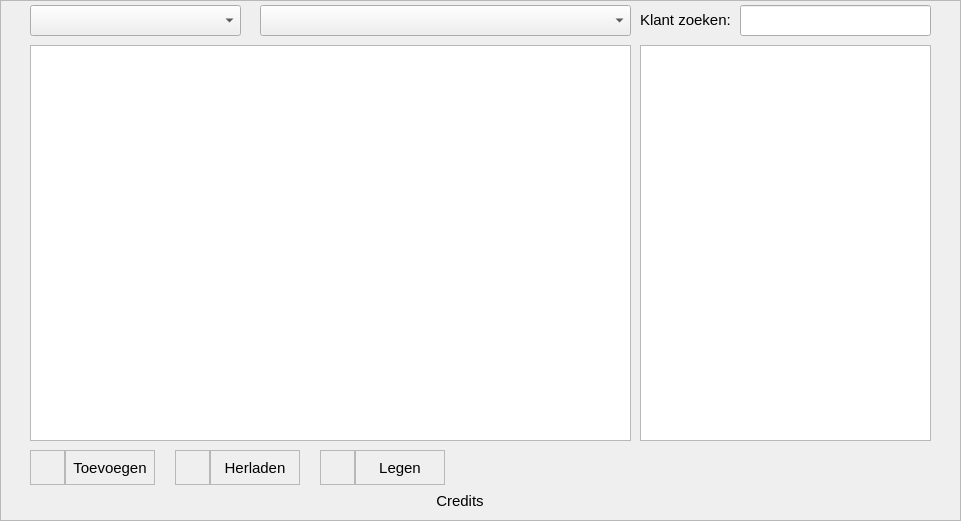
   <widget class="QFrame" name="BelLijstFrame">
    <property name="geometry">
     <rect>
      <x>0</x>
      <y>40</y>
      <width>961</width>
      <height>521</height>
     </rect>
    </property>
    <property name="autoFillBackground">
     <bool>true</bool>
    </property>
    <property name="frameShape">
     <enum>QFrame::StyledPanel</enum>
    </property>
    <property name="frameShadow">
     <enum>QFrame::Raised</enum>
    </property>
    <widget class="QFrame" name="genAddFrame_4">
     <property name="geometry">
      <rect>
       <x>65</x>
       <y>450</y>
       <width>90</width>
       <height>35</height>
      </rect>
     </property>
     <property name="cursor">
      <cursorShape>PointingHandCursor</cursorShape>
     </property>
     <property name="frameShape">
      <enum>QFrame::StyledPanel</enum>
     </property>
     <property name="frameShadow">
      <enum>QFrame::Raised</enum>
     </property>
     <widget class="QLabel" name="genAddTxt_3">
      <property name="geometry">
       <rect>
        <x>0</x>
        <y>0</y>
        <width>90</width>
        <height>35</height>
       </rect>
      </property>
      <property name="font">
       <font>
        <pointsize>11</pointsize>
       </font>
      </property>
      <property name="cursor">
       <cursorShape>PointingHandCursor</cursorShape>
      </property>
      <property name="contextMenuPolicy">
       <enum>Qt::DefaultContextMenu</enum>
      </property>
      <property name="layoutDirection">
       <enum>Qt::LeftToRight</enum>
      </property>
      <property name="text">
       <string>Toevoegen</string>
      </property>
      <property name="alignment">
       <set>Qt::AlignCenter</set>
      </property>
     </widget>
    </widget>
    <widget class="QFrame" name="genAddFrame_5">
     <property name="geometry">
      <rect>
       <x>30</x>
       <y>450</y>
       <width>35</width>
       <height>35</height>
      </rect>
     </property>
     <property name="cursor">
      <cursorShape>PointingHandCursor</cursorShape>
     </property>
     <property name="frameShape">
      <enum>QFrame::StyledPanel</enum>
     </property>
     <property name="frameShadow">
      <enum>QFrame::Raised</enum>
     </property>
     <widget class="QLabel" name="genAddIcon_3">
      <property name="geometry">
       <rect>
        <x>0</x>
        <y>0</y>
        <width>35</width>
        <height>35</height>
       </rect>
      </property>
      <property name="text">
       <string/>
      </property>
      <property name="pixmap">
       <pixmap>:/LoginCredentials/16x16/square.png</pixmap>
      </property>
      <property name="alignment">
       <set>Qt::AlignCenter</set>
      </property>
     </widget>
     <widget class="QLabel" name="label_13">
      <property name="geometry">
       <rect>
        <x>8</x>
        <y>8</y>
        <width>18</width>
        <height>18</height>
       </rect>
      </property>
      <property name="text">
       <string/>
      </property>
      <property name="pixmap">
       <pixmap>img/plus.png</pixmap>
      </property>
      <property name="scaledContents">
       <bool>true</bool>
      </property>
     </widget>
    </widget>
    <widget class="QFrame" name="logBClearFrame_7">
     <property name="geometry">
      <rect>
       <x>355</x>
       <y>450</y>
       <width>90</width>
       <height>35</height>
      </rect>
     </property>
     <property name="cursor">
      <cursorShape>PointingHandCursor</cursorShape>
     </property>
     <property name="frameShape">
      <enum>QFrame::StyledPanel</enum>
     </property>
     <property name="frameShadow">
      <enum>QFrame::Raised</enum>
     </property>
     <widget class="QLabel" name="logBClearTxt_4">
      <property name="geometry">
       <rect>
        <x>0</x>
        <y>0</y>
        <width>90</width>
        <height>35</height>
       </rect>
      </property>
      <property name="font">
       <font>
        <pointsize>11</pointsize>
       </font>
      </property>
      <property name="cursor">
       <cursorShape>PointingHandCursor</cursorShape>
      </property>
      <property name="contextMenuPolicy">
       <enum>Qt::DefaultContextMenu</enum>
      </property>
      <property name="layoutDirection">
       <enum>Qt::LeftToRight</enum>
      </property>
      <property name="text">
       <string>Legen</string>
      </property>
      <property name="alignment">
       <set>Qt::AlignCenter</set>
      </property>
     </widget>
    </widget>
    <widget class="QFrame" name="logBClearFrame_8">
     <property name="geometry">
      <rect>
       <x>320</x>
       <y>450</y>
       <width>35</width>
       <height>35</height>
      </rect>
     </property>
     <property name="cursor">
      <cursorShape>PointingHandCursor</cursorShape>
     </property>
     <property name="frameShape">
      <enum>QFrame::StyledPanel</enum>
     </property>
     <property name="frameShadow">
      <enum>QFrame::Raised</enum>
     </property>
     <widget class="QLabel" name="logBClearIcon_4">
      <property name="geometry">
       <rect>
        <x>8</x>
        <y>8</y>
        <width>18</width>
        <height>18</height>
       </rect>
      </property>
      <property name="text">
       <string/>
      </property>
      <property name="pixmap">
       <pixmap>img/bin.png</pixmap>
      </property>
      <property name="scaledContents">
       <bool>true</bool>
      </property>
     </widget>
    </widget>
    <widget class="QListWidget" name="genItemsWidget">
     <property name="geometry">
      <rect>
       <x>30</x>
       <y>45</y>
       <width>601</width>
       <height>396</height>
      </rect>
     </property>
     <property name="font">
      <font>
       <pointsize>11</pointsize>
      </font>
     </property>
     <property name="styleSheet">
      <string notr="true"/>
     </property>
    </widget>
    <widget class="QComboBox" name="FilterStatus">
     <property name="geometry">
      <rect>
       <x>260</x>
       <y>5</y>
       <width>371</width>
       <height>31</height>
      </rect>
     </property>
     <property name="font">
      <font>
       <pointsize>11</pointsize>
      </font>
     </property>
    </widget>
    <widget class="QComboBox" name="FilterBeller">
     <property name="geometry">
      <rect>
       <x>30</x>
       <y>5</y>
       <width>211</width>
       <height>31</height>
      </rect>
     </property>
     <property name="font">
      <font>
       <pointsize>11</pointsize>
      </font>
     </property>
     <property name="placeholderText">
      <string/>
     </property>
    </widget>
    <widget class="QFrame" name="genBReloadFrame_5">
     <property name="geometry">
      <rect>
       <x>210</x>
       <y>450</y>
       <width>90</width>
       <height>35</height>
      </rect>
     </property>
     <property name="cursor">
      <cursorShape>PointingHandCursor</cursorShape>
     </property>
     <property name="frameShape">
      <enum>QFrame::StyledPanel</enum>
     </property>
     <property name="frameShadow">
      <enum>QFrame::Raised</enum>
     </property>
     <widget class="QLabel" name="genBReloadTxt_4">
      <property name="geometry">
       <rect>
        <x>0</x>
        <y>0</y>
        <width>90</width>
        <height>35</height>
       </rect>
      </property>
      <property name="font">
       <font>
        <pointsize>11</pointsize>
       </font>
      </property>
      <property name="cursor">
       <cursorShape>PointingHandCursor</cursorShape>
      </property>
      <property name="contextMenuPolicy">
       <enum>Qt::DefaultContextMenu</enum>
      </property>
      <property name="layoutDirection">
       <enum>Qt::LeftToRight</enum>
      </property>
      <property name="text">
       <string>Herladen</string>
      </property>
      <property name="alignment">
       <set>Qt::AlignCenter</set>
      </property>
     </widget>
    </widget>
    <widget class="QFrame" name="genBReloadFrame_4">
     <property name="geometry">
      <rect>
       <x>175</x>
       <y>450</y>
       <width>35</width>
       <height>35</height>
      </rect>
     </property>
     <property name="cursor">
      <cursorShape>PointingHandCursor</cursorShape>
     </property>
     <property name="frameShape">
      <enum>QFrame::StyledPanel</enum>
     </property>
     <property name="frameShadow">
      <enum>QFrame::Raised</enum>
     </property>
     <widget class="QLabel" name="genBReloadIcon_5">
      <property name="geometry">
       <rect>
        <x>8</x>
        <y>8</y>
        <width>18</width>
        <height>18</height>
       </rect>
      </property>
      <property name="text">
       <string/>
      </property>
      <property name="pixmap">
       <pixmap>img/reload.png</pixmap>
      </property>
      <property name="scaledContents">
       <bool>true</bool>
      </property>
     </widget>
    </widget>
    <widget class="QListWidget" name="genItemsWidget_2">
     <property name="geometry">
      <rect>
       <x>640</x>
       <y>45</y>
       <width>291</width>
       <height>396</height>
      </rect>
     </property>
     <property name="font">
      <font>
       <pointsize>11</pointsize>
      </font>
     </property>
     <property name="styleSheet">
      <string notr="true"/>
     </property>
    </widget>
    <widget class="QLineEdit" name="AddTelefoonnummerFld_3">
     <property name="geometry">
      <rect>
       <x>740</x>
       <y>5</y>
       <width>191</width>
       <height>31</height>
      </rect>
     </property>
     <property name="font">
      <font>
       <pointsize>11</pointsize>
      </font>
     </property>
    </widget>
    <widget class="QLabel" name="AddAchternaamtxt_9">
     <property name="geometry">
      <rect>
       <x>640</x>
       <y>10</y>
       <width>91</width>
       <height>20</height>
      </rect>
     </property>
     <property name="font">
      <font>
       <pointsize>11</pointsize>
      </font>
     </property>
     <property name="text">
      <string>Klant zoeken:</string>
     </property>
     <property name="alignment">
      <set>Qt::AlignLeading|Qt::AlignLeft|Qt::AlignVCenter</set>
     </property>
    </widget>
    <widget class="QLabel" name="setCreditsTxt_6">
     <property name="geometry">
      <rect>
       <x>180</x>
       <y>490</y>
       <width>560</width>
       <height>21</height>
      </rect>
     </property>
     <property name="font">
      <font>
       <pointsize>11</pointsize>
      </font>
     </property>
     <property name="cursor">
      <cursorShape>PointingHandCursor</cursorShape>
     </property>
     <property name="toolTip">
      <string/>
     </property>
     <property name="layoutDirection">
      <enum>Qt::LeftToRight</enum>
     </property>
     <property name="text">
      <string>Credits</string>
     </property>
     <property name="alignment">
      <set>Qt::AlignCenter</set>
     </property>
    </widget>
   </widget>
